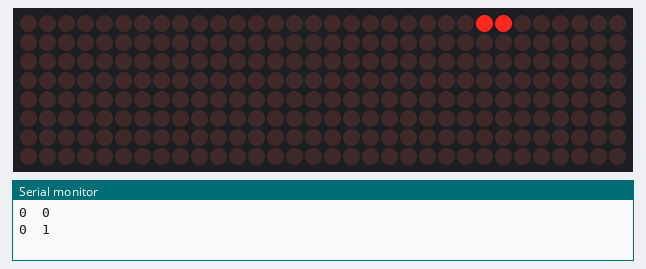
A sketch run on a simulated Arduino Uno, built with avr-gcc and run on an emulated ATmega328P. On the bench: 32×8 LED matrix, the last lines printed to the serial monitor.

Above: at 0.4 s.
At 1.8 s:
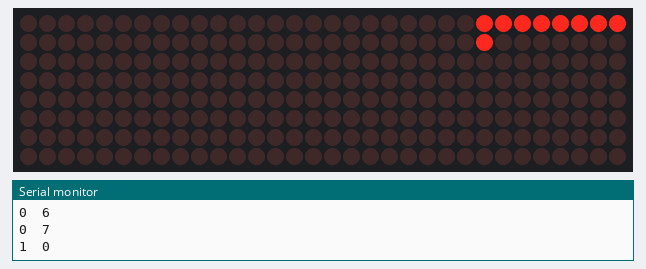
At 3.41 s:
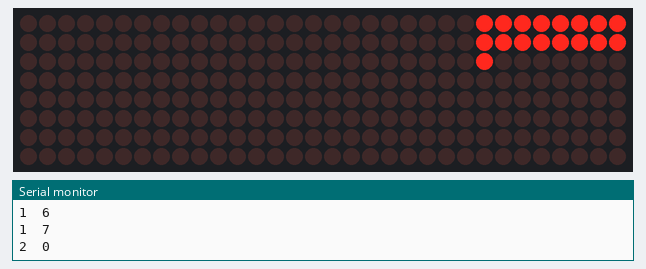
At 6.62 s:
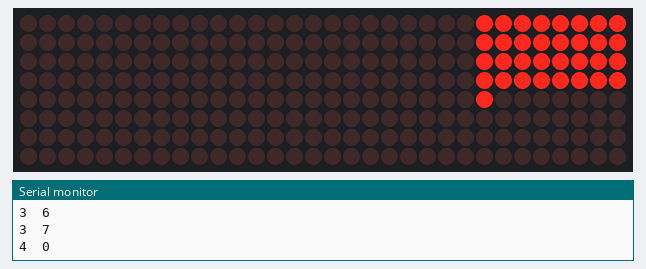
At 9.63 s:
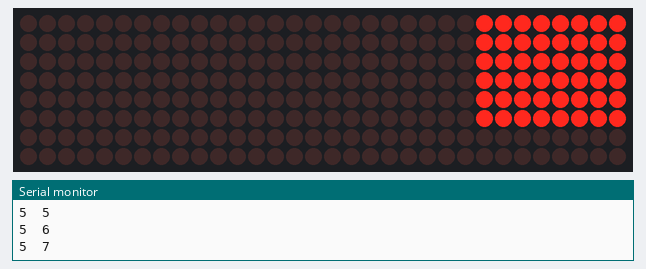
At 12.8 s:
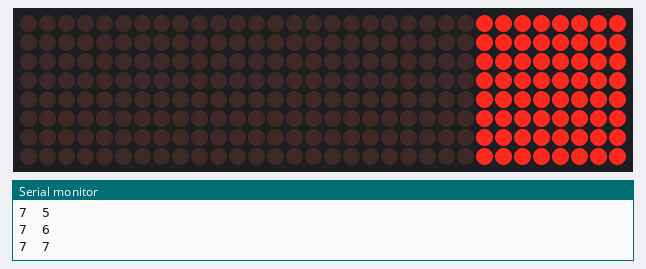

The sketch:

TestMatrixDisplay.ino
```cpp
//We always have to include the library
#include "LedControl.h"

/*
 Now we need a LedControl to work with.
 ***** These pin numbers will probably not work with your hardware *****
 pin 12 is connected to the DataIn
 pin 11 is connected to the CLK
 pin 10 is connected to LOAD
 We have only a single MAX72XX.
 */
LedControl lc=LedControl(14,16,15,4);

/* we always wait a bit between updates of the display */
unsigned long delaytime=100;

void setup() {

  Serial.begin(9600);
  /*
   The MAX72XX is in power-saving mode on startup,
   we have to do a wakeup call
   */
  lc.shutdown(0,false);
  /* Set the brightness to a medium values */
  lc.setIntensity(0,8);
  /* and clear the display */
  lc.clearDisplay(0);
}

/*
 This function will light up every Led on the matrix.
*/
void single() {
  for(int row=0;row<8;row++) {
    for(int col=0;col<8;col++) {
      delay(delaytime);
      lc.setLed(0,row,col,true);
      Serial.print(row);
      Serial.print("\t");
      Serial.println(col);
      delay(delaytime);
    }
  }
}

void loop() {
  single();
}
```
